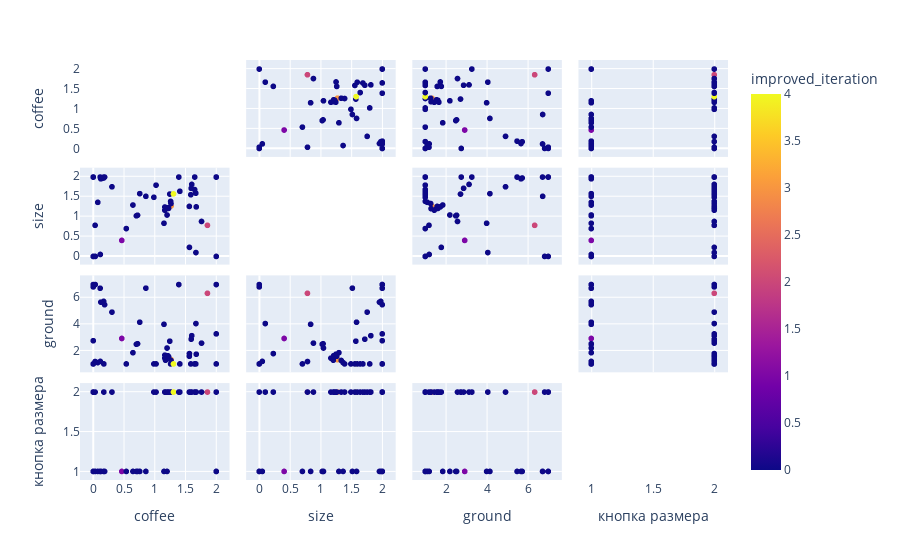

This figure's notebook cell:
### Code cell
import plotly.express as px

fig = px.scatter_matrix(
    steps_df,
    dimensions=steps_df.columns[:-1],
    color="improved_iteration"
)
fig.update_traces(diagonal_visible=False)
fig.show()

### Figure 1 — Plotly figure (JSON) as saved in the notebook; plotly's stock layout.template omitted (floating-point values rounded to 4 significant figures)
{"data": [{"diagonal": {"visible": false}, "dimensions": [{"axis": {"matches": true}, "label": "coffee", "values": [0.4639, 0.7011, 1.857, 1.67, 1.564, 0.8555, 1.266, 1.15, 0.1688, 0.3043, 1.264, 1.258, 1.2, 1.225, 1.214, 1.165, 1.211, 1.175, 0.1845, 1.186, 0.1234, 1.164, 1.213, 0.7197, 2.0, 0.0, 2.0, 0.0, 0.0, 0.172, 0.02989, 0.0, 0.7562, 0.1123, 0.0, 2.0, 0.03181, 1.244, 1.305, 1.675, 1.761, 1.562, 1.602, 0.07334, 1.391, 0.6455, 1.592, 1.587, 1.65, 1.021, 1.408, 0.9858, 0.5369, 0.1149, 1.668, 1.648]}, {"axis": {"matches": true}, "label": "size", "values": [0.4042, 1.023, 0.7836, 0.09786, 0.2285, 1.514, 1.272, 0.8352, 1.976, 1.755, 1.333, 1.388, 1.044, 1.21, 1.227, 1.245, 1.211, 1.204, 2.0, 1.21, 1.955, 1.165, 1.214, 1.038, 2.0, 0.0, 2.0, 0.0, 2.0, 2.0, 0.7843, 2.0, 1.582, 2.0, 2.0, 0.0, 0.0, 1.571, 1.575, 1.249, 0.8808, 1.26, 1.815, 1.363, 2.0, 1.295, 1.717, 1.555, 2.0, 1.796, 1.642, 1.491, 0.7016, 0.04978, 1.593, 1.685]}, {"axis": {"matches": true}, "label": "ground", "values": [2.924, 2.489, 6.338, 4.052, 1.781, 6.727, 1.324, 3.994, 5.729, 4.916, 1.261, 1.004, 2.201, 1.554, 1.612, 1.665, 1.612, 1.283, 5.479, 1.62, 5.671, 1.44, 1.592, 2.527, 7.0, 6.823, 3.273, 1.0, 7.0, 1.0, 1.182, 2.756, 4.153, 6.722, 1.0, 1.0, 7.0, 2.72, 1.0, 1.735, 2.574, 1.582, 3.135, 1.101, 7.0, 1.852, 2.87, 1.0, 1.0, 1.0, 1.0, 1.0, 1.0, 1.191, 1.0, 1.0]}, {"axis": {"matches": true}, "label": "кнопка размера", "values": [1, 1, 2, 2, 2, 1, 2, 1, 1, 2, 2, 2, 1, 2, 2, 2, 2, 2, 1, 2, 1, 2, 2, 1, 1, 2, 2, 1, 2, 2, 2, 2, 1, 1, 1, 1, 1, 2, 2, 2, 2, 2, 2, 1, 2, 1, 2, 2, 2, 2, 2, 2, 1, 1, 2, 2]}], "hovertemplate": "%{xaxis.title.text}=%{x}<br>%{yaxis.title.text}=%{y}<br>improved_iteration=%{marker.color}<extra></extra>", "legendgroup": "", "marker": {"color": [1, 0, 2, 0, 0, 0, 3, 0, 0, 0, 0, 0, 0, 0, 0, 0, 0, 0, 0, 0, 0, 0, 0, 0, 0, 0, 0, 0, 0, 0, 0, 0, 0, 0, 0, 0, 0, 0, 4, 0, 0, 0, 0, 0, 0, 0, 0, 0, 0, 0, 0, 0, 0, 0, 0, 0], "coloraxis": "coloraxis", "symbol": "circle"}, "name": "", "showlegend": false, "type": "splom"}], "layout": {"coloraxis": {"colorbar": {"title": {"text": "improved_iteration"}}, "colorscale": [[0.0, "#0d0887"], [0.1111, "#46039f"], [0.2222, "#7201a8"], [0.3333, "#9c179e"], [0.4444, "#bd3786"], [0.5556, "#d8576b"], [0.6667, "#ed7953"], [0.7778, "#fb9f3a"], [0.8889, "#fdca26"], [1.0, "#f0f921"]]}, "dragmode": "select", "legend": {"tracegroupgap": 0}, "margin": {"t": 60}}}
